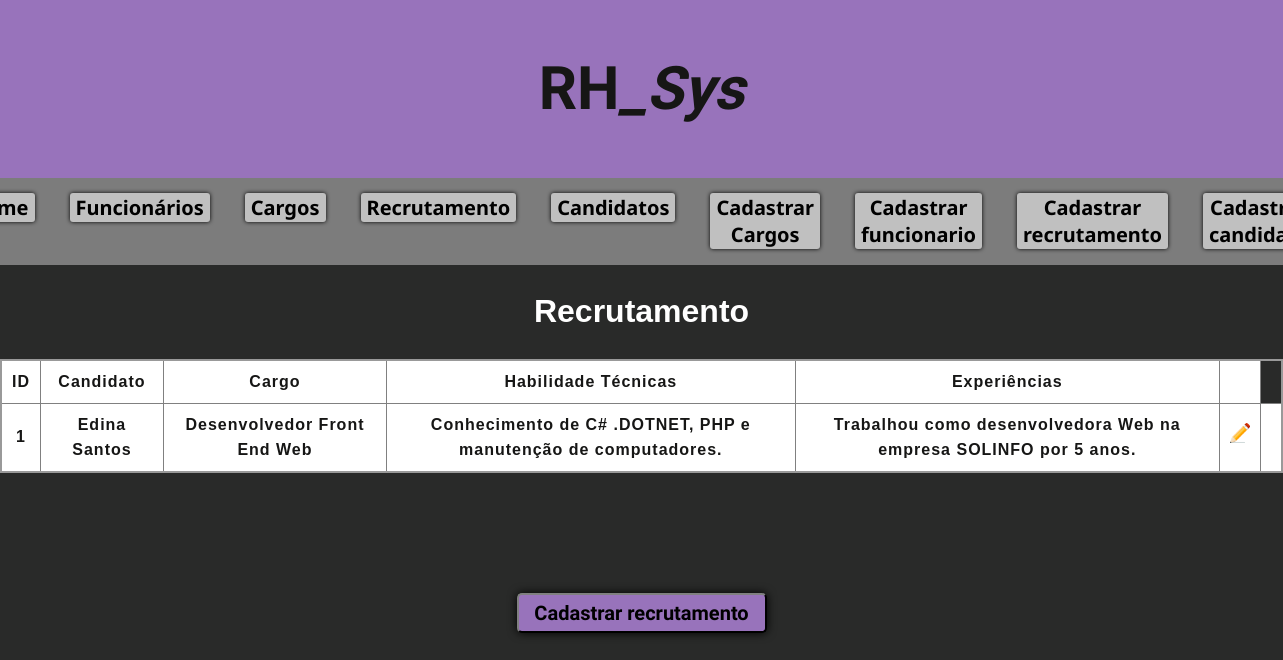
The page /recrutamento/ on the database its author committed.
### rh/models.py (models this page shows, shortened)
class Recrutamento(models.Model):
    nome_candidato = models.CharField(max_length=100)
    cargo = models.CharField(max_length=100)
    habilidades_tecnicas = models.CharField(max_length=100)
    experiencia_profissional = models.CharField(max_length=100)

### rh/views.py (the view)
# urls.py: path('recrutamento/', view_rh.recrutamento, name='recrutamento'),
def recrutamento(request):
    recrutamentos = Recrutamento.objects.all()
    context = {
        'title': 'Visualizar Recrutamento',
        'recrutamentos' : recrutamentos
    }
    return render(request, 'pages/listar/recrutamento.html',context)

### rh/templates/pages/listar/recrutamento.html
{% load static %}
{% include "partials/menu.html" %}
<h1 style="color: #fff; font-weight:bold">
    <center>Recrutamento</center>
</h1>
<table class="listagem_tabela">
    <thead>
        <tr>
            <th scope="col">ID</th>
            <th scope="col">Candidato</th>
            <th scope="col">Cargo</th>
            <th scope="col">Habilidade Técnicas</th>
            <th scope="col">Experiências</th>
            <th></th>
        </tr>
    </thead>
    <tbody>
        {% for recrutamento in recrutamentos %}
            <tr>
                <th scope="row"> {{ recrutamento.id }} </th>
                <th> {{ recrutamento.nome_candidato}} </th>
                <th> {{ recrutamento.cargo }} </th>
                <th> {{ recrutamento.habilidades_tecnicas }}</th>
                <th> {{ recrutamento.experiencia_profissional }}</th>
                <th>
                    <a href="{% url "editrecrutamento" recrutamento.id%}"><img src="{% static "img/editar.png" %}" width="20px" scrset=""></a>
                <th>
            </tr>
        {% endfor %}
    </tbody>
</table>
<div class="button_novo_recrutamento">
    <a href="{% url "cadrecrutamento" %}"><button class="novo_recrutamento">Cadastrar recrutamento</button></a>
</div>
{% include "partials/final.html" %}

### rh/static/css/style.css (style rules this page uses)
body { margin: 0; font-family: 'Arial', sans-serif; color: #161615; background-color: #292a29; line-height: 1.6; }
.listagem_tabela { border-collapse: collapse; border: 2px solid rgb(153, 153, 153); font-family: sans-serif; font-size: 1rem; letter-spacing: 1px; justify-items: center; margin: auto; }
thead { background-color: rgb(180, 161, 197); }
th, td { border: 1px solid rgb(128, 128, 128); padding: 8px 10px; }
tr:nth-child(odd) { background: #fff }
.button_novo_recrutamento { left: 0; right: 0; padding: 120px; display: flex; justify-content:center; }
.novo_recrutamento { border-color: #2c2c2c; background-color: rgb(152, 115, 187); border-radius: 5px; box-shadow: 0px 0px 10px; font-family: "Kanit", sans-serif; font-weight: 700; font-style: normal; font-size: 20px; height: 40px; width: 250px; }

### rows shown on the page
Recrutamento: id "1", nome_candidato "Edina Santos", cargo "Desenvolvedor Front End Web", habilidades_tecnicas "Conhecimento de C# .DOTNET, PHP e manutenção de computadores.", experiencia_profissional "Trabalhou como desenvolvedora Web na empresa SOLINFO por 5 anos."
